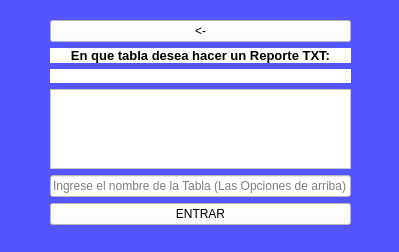
<?xml version="1.0" encoding="UTF-8"?>
<ui version="4.0">
 <class>VentanaValidacionTXT</class>
 <widget class="QMainWindow" name="VentanaValidacionTXT">
  <property name="geometry">
   <rect>
    <x>0</x>
    <y>0</y>
    <width>399</width>
    <height>252</height>
   </rect>
  </property>
  <property name="windowTitle">
   <string>MainWindow</string>
  </property>
  <property name="styleSheet">
   <string notr="true">background-color: rgb(85, 85, 255);</string>
  </property>
  <widget class="QWidget" name="centralwidget">
   <widget class="QWidget" name="layoutWidget">
    <property name="geometry">
     <rect>
      <x>50</x>
      <y>20</y>
      <width>301</width>
      <height>205</height>
     </rect>
    </property>
    <layout class="QVBoxLayout" name="verticalLayout">
     <item>
      <widget class="QPushButton" name="regresar">
       <property name="styleSheet">
        <string notr="true">QPushButton:hover{
	background-color: rgb(85, 255, 255);
}

QPushButton{
	background-color: rgb(255, 255, 255);
}</string>
       </property>
       <property name="text">
        <string>&lt;-</string>
       </property>
      </widget>
     </item>
     <item>
      <widget class="QLabel" name="titulo">
       <property name="font">
        <font>
         <pointsize>10</pointsize>
         <weight>75</weight>
         <bold>true</bold>
        </font>
       </property>
       <property name="styleSheet">
        <string notr="true">background-color: rgb(255, 255, 255);</string>
       </property>
       <property name="text">
        <string>En que tabla desea hacer un Reporte TXT:</string>
       </property>
       <property name="alignment">
        <set>Qt::AlignCenter</set>
       </property>
      </widget>
     </item>
     <item>
      <widget class="QLabel" name="error1">
       <property name="font">
        <font>
         <pointsize>9</pointsize>
         <weight>75</weight>
         <bold>true</bold>
        </font>
       </property>
       <property name="styleSheet">
        <string notr="true">background-color: rgb(255, 255, 255);</string>
       </property>
       <property name="text">
        <string/>
       </property>
       <property name="alignment">
        <set>Qt::AlignCenter</set>
       </property>
      </widget>
     </item>
     <item>
      <widget class="QListWidget" name="tablascreadas">
       <property name="styleSheet">
        <string notr="true">background-color: rgb(255, 255, 255);</string>
       </property>
      </widget>
     </item>
     <item>
      <widget class="QLineEdit" name="nombretabla">
       <property name="styleSheet">
        <string notr="true">background-color: rgb(255, 255, 255);</string>
       </property>
       <property name="placeholderText">
        <string>Ingrese el nombre de la Tabla (Las Opciones de arriba)</string>
       </property>
      </widget>
     </item>
     <item>
      <widget class="QPushButton" name="enviar">
       <property name="styleSheet">
        <string notr="true">QPushButton:hover{
	
	background-color: rgb(170, 255, 255);
}
QPushButton{
	background-color: rgb(255, 255, 255);
}</string>
       </property>
       <property name="text">
        <string>ENTRAR</string>
       </property>
      </widget>
     </item>
    </layout>
   </widget>
  </widget>
  <widget class="QMenuBar" name="menubar">
   <property name="geometry">
    <rect>
     <x>0</x>
     <y>0</y>
     <width>399</width>
     <height>21</height>
    </rect>
   </property>
  </widget>
  <widget class="QStatusBar" name="statusbar"/>
 </widget>
 <resources/>
 <connections/>
</ui>
